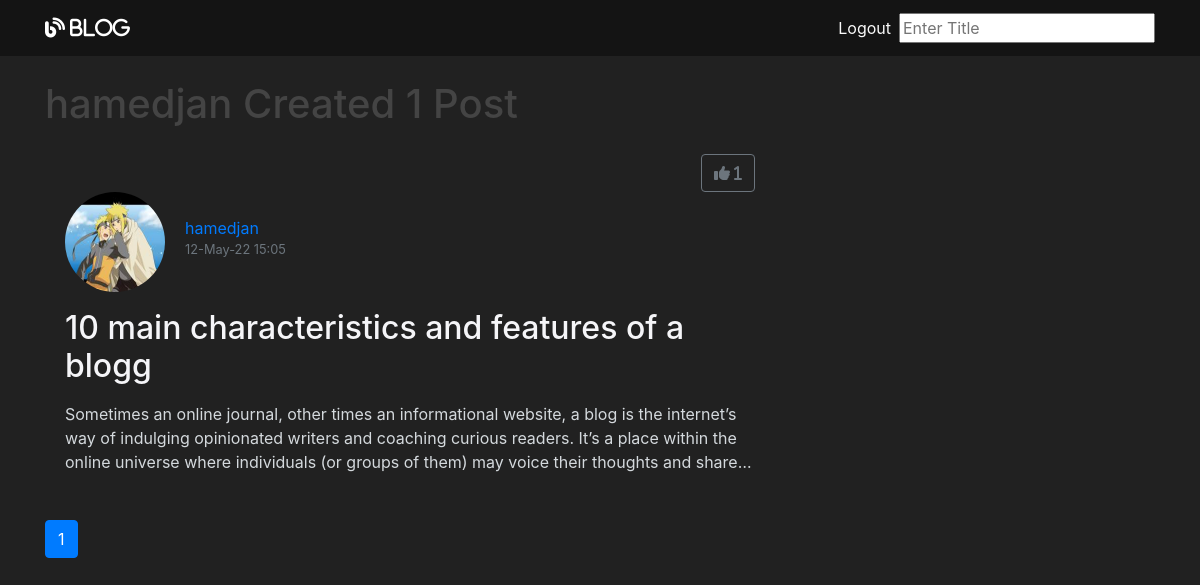
Screenshot of /user/hamedjan (signed in) with the database file from the repository.
### flaskblog/models.py (models this page shows, shortened)
class User(db.Model, UserMixin):
    id = db.Column(db.Integer, primary_key=True)
    username = db.Column(db.String(20), unique=True, nullable=False)
    role=db.Column(db.Integer,nullable=False,default=3)
    email = db.Column(db.String(120), unique=True, nullable=False)
    image_file = db.Column(db.String(20), nullable=False, default='default.jpg')
    password = db.Column(db.String(60), nullable=False)
    posts = db.relationship('Post', backref='author', lazy=True)
    liked = db.relationship('PostLike',foreign_keys='PostLike.user_id',
    backref='user', lazy='dynamic')
    def has_liked_post(self, post):
        return PostLike.query.filter(
            PostLike.user_id == self.id,
            PostLike.post_id == post.id).count() > 0

class Post(db.Model):
    id = db.Column(db.Integer, primary_key=True)
    title = db.Column(db.String(100), nullable=False)
    date_posted = db.Column(db.DateTime, nullable=False, default=datetime.now())
    content = db.Column(db.Text, nullable=False)
    user_id = db.Column(db.Integer, db.ForeignKey('user.id'), nullable=False)
    likes = db.relationship('PostLike', backref='post', lazy='dynamic')
    is_approved = db.Column(db.Boolean, default=False)
    image_file = db.Column(db.String(20), nullable=True)
    short_description = db.Column(db.String(250), nullable=False)

### flaskblog/routes.py (the view)
@app.route("/user/<string:username>")
def user_posts(username):
    page = request.args.get('page', 1, type=int)
    user = User.query.filter_by(username=username).first_or_404()
    posts = Post.query.filter_by(author=user)\
                .order_by(Post.date_posted.desc())\
                .paginate(page=page, per_page=5)
    searchForm = SearchForm()
    return render_template('user_posts.html', posts=posts, user=user, searchForm =searchForm )

### flaskblog/forms.py
class SearchForm(FlaskForm):
    searched = StringField('Searched',validators=[DataRequired()] )
    submit = SubmitField('Submit')

### flaskblog/models.py (called while the page is built)
@login_manager.user_loader
def load_user(user_id):
    return User.query.get(int(user_id))

### flaskblog/routes.py (called while the page is built)
@app.context_processor
def utility_processor():
    def slug(post):
        return post.title.replace(' ', '-') + '-' + str(post.id)
    return dict(slug=slug)

### flaskblog/templates/user_posts.html
{% extends "layout.html" %}
{% block content %}
    <h1 class="mb-3">
        {{ user.username }} Created {{ posts.total }} Post
    </h1>
    {% for post in posts.items %}
        <article class="media content-section d-flex flex-row">
            <div class="media-body">
                <div class="d-flex justify-content-end">
                    {% if current_user.is_authenticated %}
                    {% if current_user.has_liked_post(post) %}
                        <a class="btn btn-outline-secondary" style="float:right"
                        href="{{ url_for('like_action', post_id=post.id, reaction='unlike') }}">
                        <i class="fas fa-thumbs-down">
                                {{ post.likes.count()}}
                            </i>
                        </a>
                        {%else%}
                        <a class="btn btn-outline-secondary" style="float:right"
                        href="{{ url_for('like_action', post_id=post.id, reaction='like') }}">
                       <i class="fas fa-thumbs-up">
                                {{ post.likes.count()}}
                            </i>
                        </a>
                        {%endif%}
                        {%endif%}
                    </div>
                <div class="article-metadata d-flex justify-content-start mb-0">
                    <div class="d-flex">
                        <img src="{{ url_for('static', filename='profile_pics/' + post.author.image_file) }}" alt=""
                            class="rounded-circle account-img">
                        <div class="d-block mt-4">
                            <a class="d-block mr-2" href="{{ url_for('user_posts', username=post.author.username) }}">{{ post.author.username }}</a>
                            <small class="d-block text-muted">{{ post.date_posted.strftime('%d-%B-%y %H:%m') }}</small>
                        </div>
                    </div>
                </div>
                <h2>
                    <a class="article-title" href="{{ url_for('post', slug=slug(post)) }}">{{ post.title }}</a>
                </h2>
                <p class="article-content post-preview">{{ post.content|safe }}</p>
            </div>
        </article>
    {% endfor %}
    {% for page_num in posts.iter_pages(left_edge=1, right_edge=1, left_current=1, right_current=2) %}
        {% if page_num %}
            {% if posts.page == page_num %}
                <a class="btn btn-primary mb-4" href="{{ url_for('user_posts', username=user.username, page=page_num) }}"> {{ page_num }}</a>
            {% else %}
                <a class="btn btn-outline-primary mb-4" href="{{ url_for('user_posts', username=user.username, page=page_num) }}"> {{ page_num }}</a>
            {% endif %}
        {% else %}
            ...
        {% endif %}
    {% endfor %}
{% endblock %}

### flaskblog/static/main.css (style rules this page uses)
body { background: #fafafa; color: #333333; margin-top: 5rem; }
h1, h2, h3, h4, h5, h6 { color: #444444; }
.article-content { white-space: pre-line; }
.post-preview + p { overflow: hidden; text-overflow: ellipsis; display: -webkit-box; -webkit-line-clamp: 3; -webkit-box-orient: vertical; }
.content-section { color: #d4d9dd; padding: 10px 20px; border-radius: 5px; margin-bottom: 20px; }
.article-title { color: #f5f5f8; }
.article-content { white-space: pre-line; word-break: break-all; }
.article-metadata { padding-bottom: 1px; margin-bottom: 4px; }
.account-img { height: 100px; width: 100px; margin-right: 20px; margin-bottom: 16px; }

### flaskblog/templates/layout.html (style rules this page uses)
body { background-color: #212121; color: white }

### rows the page displays
User: username "hamedjan"
Post: likes.count "1", image_file (picture), author.username "hamedjan", date_posted "12-May-22 15:05", title "10 main characteristics and features of a blogg", content "Sometimes an online journal, other times an informational website, a blog is the internet’s way of indulging opinionated writers and coaching curious readers. It’s a place within the online universe where individuals (or groups of them) may voice their thoughts and…"

### other values shown
{{ posts.total }} "1"
{{ page_num }} "1"
